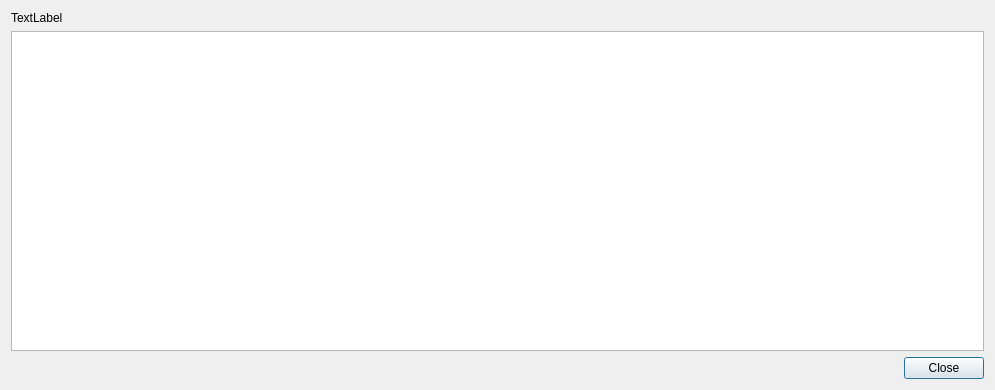
<?xml version="1.0" encoding="UTF-8"?>
<ui version="4.0">
 <class>ImportSummaryDialog</class>
 <widget class="QDialog" name="ImportSummaryDialog">
  <property name="geometry">
   <rect>
    <x>0</x>
    <y>0</y>
    <width>995</width>
    <height>390</height>
   </rect>
  </property>
  <property name="windowTitle">
   <string comment="@title:window">Import summary</string>
  </property>
  <property name="modal">
   <bool>true</bool>
  </property>
  <layout class="QVBoxLayout" name="verticalLayout">
   <item>
    <widget class="QLabel" name="m_resultSummaryLabel">
     <property name="text">
      <string notr="true">TextLabel</string>
     </property>
    </widget>
   </item>
   <item>
    <widget class="KMyMoneyTreeView" name="m_resultTreeView">
     <property name="editTriggers">
      <set>QAbstractItemView::NoEditTriggers</set>
     </property>
     <property name="selectionMode">
      <enum>QAbstractItemView::NoSelection</enum>
     </property>
     <property name="allColumnsShowFocus">
      <bool>true</bool>
     </property>
    </widget>
   </item>
   <item>
    <widget class="QDialogButtonBox" name="buttonBox">
     <property name="orientation">
      <enum>Qt::Horizontal</enum>
     </property>
     <property name="standardButtons">
      <set>QDialogButtonBox::Close</set>
     </property>
    </widget>
   </item>
  </layout>
 </widget>
 <customwidgets>
  <customwidget>
   <class>KMyMoneyTreeView</class>
   <extends>QTreeView</extends>
   <header>kmymoneytreeview.h</header>
  </customwidget>
 </customwidgets>
 <resources/>
 <connections>
  <connection>
   <sender>buttonBox</sender>
   <signal>clicked(QAbstractButton*)</signal>
   <receiver>ImportSummaryDialog</receiver>
   <slot>reject()</slot>
   <hints>
    <hint type="sourcelabel">
     <x>365</x>
     <y>344</y>
    </hint>
    <hint type="destinationlabel">
     <x>365</x>
     <y>183</y>
    </hint>
   </hints>
  </connection>
 </connections>
</ui>
